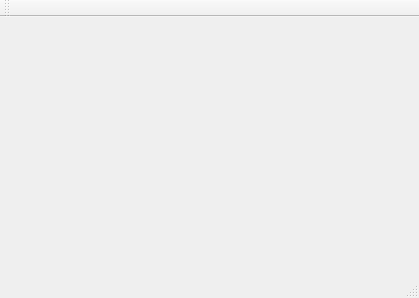
<?xml version="1.0" encoding="UTF-8"?>
<ui version="4.0">
 <class>MainWindow</class>
 <widget class="QMainWindow" name="MainWindow">
  <property name="geometry">
   <rect>
    <x>0</x>
    <y>0</y>
    <width>419</width>
    <height>298</height>
   </rect>
  </property>
  <property name="windowTitle">
   <string>MainWindow</string>
  </property>
  <widget class="QWidget" name="central_widget_"/>
  <widget class="QMenuBar" name="menu_bar_">
   <property name="geometry">
    <rect>
     <x>0</x>
     <y>0</y>
     <width>419</width>
     <height>20</height>
    </rect>
   </property>
  </widget>
  <widget class="QToolBar" name="tool_bar_">
   <attribute name="toolBarArea">
    <enum>TopToolBarArea</enum>
   </attribute>
   <attribute name="toolBarBreak">
    <bool>false</bool>
   </attribute>
  </widget>
  <widget class="QStatusBar" name="status_bar_"/>
 </widget>
 <layoutdefault spacing="6" margin="11"/>
 <resources/>
 <connections/>
</ui>
